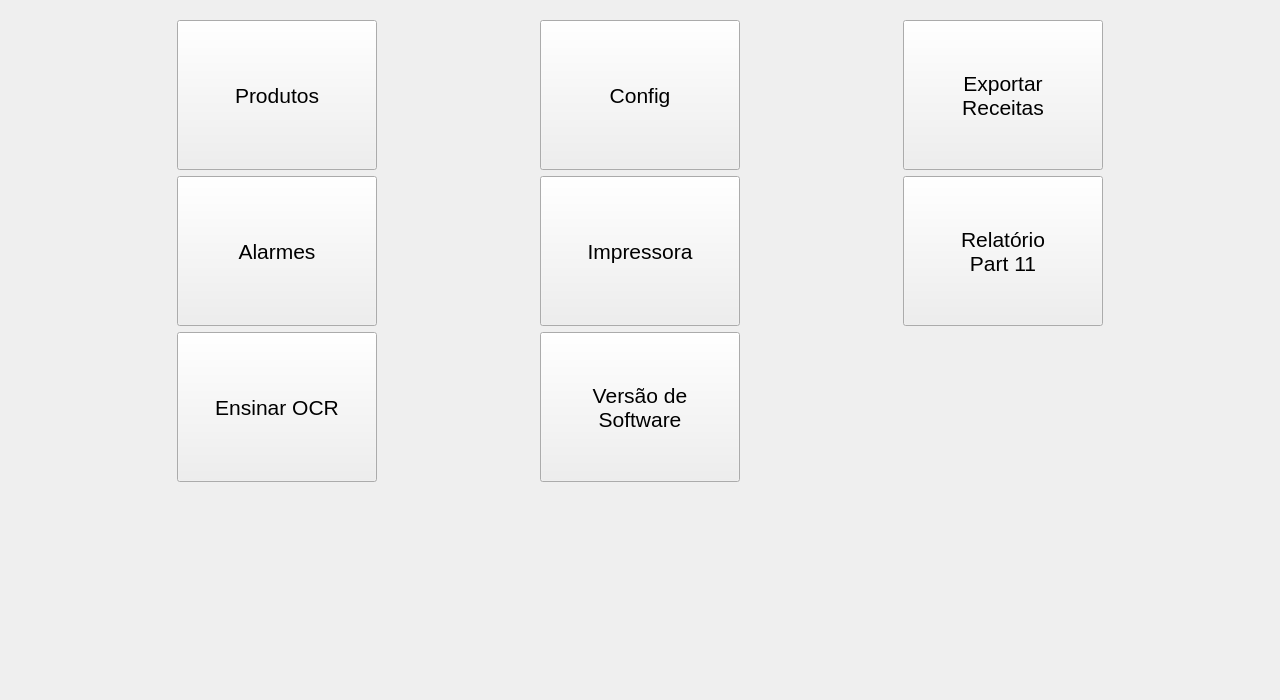
<?xml version="1.0" encoding="UTF-8"?>
<ui version="4.0">
 <class>FormMainMenuH</class>
 <widget class="QWidget" name="FormMainMenuH">
  <property name="geometry">
   <rect>
    <x>0</x>
    <y>0</y>
    <width>1280</width>
    <height>700</height>
   </rect>
  </property>
  <property name="windowTitle">
   <string>Form</string>
  </property>
  <layout class="QVBoxLayout" name="verticalLayout_2">
   <item>
    <widget class="QFrame" name="frame">
     <layout class="QGridLayout" name="gridLayout">
      <item row="1" column="0">
       <widget class="ButtonBeR" name="btn_alarms">
        <property name="minimumSize">
         <size>
          <width>200</width>
          <height>150</height>
         </size>
        </property>
        <property name="maximumSize">
         <size>
          <width>200</width>
          <height>150</height>
         </size>
        </property>
        <property name="font">
         <font>
          <pointsize>16</pointsize>
         </font>
        </property>
        <property name="autoFillBackground">
         <bool>true</bool>
        </property>
        <property name="text">
         <string>Alarmes</string>
        </property>
        <property name="icon">
         <iconset resource="../res/icons.qrc">
          <normaloff>:/icons/alarmsslogs.png</normaloff>:/icons/alarmsslogs.png</iconset>
        </property>
        <property name="iconSize">
         <size>
          <width>32</width>
          <height>32</height>
         </size>
        </property>
        <property name="bgIcon">
         <iconset resource="../res/icons.qrc">
          <normaloff>:/icons/bt-blank.png</normaloff>
          <normalon>:/icons/bt-blank_pressed.png</normalon>:/icons/bt-blank.png</iconset>
        </property>
        <property name="bgIconSize">
         <size>
          <width>100</width>
          <height>100</height>
         </size>
        </property>
       </widget>
      </item>
      <item row="0" column="0">
       <widget class="ButtonBeR" name="btn_products">
        <property name="minimumSize">
         <size>
          <width>200</width>
          <height>150</height>
         </size>
        </property>
        <property name="maximumSize">
         <size>
          <width>200</width>
          <height>150</height>
         </size>
        </property>
        <property name="font">
         <font>
          <pointsize>16</pointsize>
         </font>
        </property>
        <property name="autoFillBackground">
         <bool>true</bool>
        </property>
        <property name="text">
         <string>Produtos</string>
        </property>
        <property name="icon">
         <iconset resource="../res/icons.qrc">
          <normaloff>:/icons/prod.png</normaloff>:/icons/prod.png</iconset>
        </property>
        <property name="iconSize">
         <size>
          <width>24</width>
          <height>38</height>
         </size>
        </property>
        <property name="bgIcon">
         <iconset resource="../res/icons.qrc">
          <normaloff>:/icons/bt-blank.png</normaloff>
          <normalon>:/icons/bt-blank_pressed.png</normalon>:/icons/bt-blank.png</iconset>
        </property>
        <property name="bgIconSize">
         <size>
          <width>100</width>
          <height>100</height>
         </size>
        </property>
       </widget>
      </item>
      <item row="1" column="1">
       <widget class="ButtonBeR" name="btn_printer">
        <property name="minimumSize">
         <size>
          <width>200</width>
          <height>150</height>
         </size>
        </property>
        <property name="maximumSize">
         <size>
          <width>200</width>
          <height>150</height>
         </size>
        </property>
        <property name="font">
         <font>
          <pointsize>16</pointsize>
         </font>
        </property>
        <property name="autoFillBackground">
         <bool>true</bool>
        </property>
        <property name="text">
         <string>Impressora</string>
        </property>
        <property name="icon">
         <iconset resource="../res/icons.qrc">
          <normaloff>:/icons/printer.png</normaloff>:/icons/printer.png</iconset>
        </property>
        <property name="iconSize">
         <size>
          <width>32</width>
          <height>32</height>
         </size>
        </property>
        <property name="bgIcon">
         <iconset resource="../res/icons.qrc">
          <normaloff>:/icons/bt-blank.png</normaloff>
          <normalon>:/icons/bt-blank_pressed.png</normalon>:/icons/bt-blank.png</iconset>
        </property>
        <property name="bgIconSize">
         <size>
          <width>100</width>
          <height>100</height>
         </size>
        </property>
       </widget>
      </item>
      <item row="0" column="1">
       <widget class="ButtonBeR" name="btn_config">
        <property name="minimumSize">
         <size>
          <width>200</width>
          <height>150</height>
         </size>
        </property>
        <property name="maximumSize">
         <size>
          <width>200</width>
          <height>150</height>
         </size>
        </property>
        <property name="font">
         <font>
          <pointsize>16</pointsize>
         </font>
        </property>
        <property name="autoFillBackground">
         <bool>true</bool>
        </property>
        <property name="text">
         <string>Config</string>
        </property>
        <property name="icon">
         <iconset resource="../res/icons.qrc">
          <normaloff>:/icons/settings.png</normaloff>:/icons/settings.png</iconset>
        </property>
        <property name="iconSize">
         <size>
          <width>32</width>
          <height>32</height>
         </size>
        </property>
        <property name="bgIcon">
         <iconset resource="../res/icons.qrc">
          <normaloff>:/icons/bt-blank.png</normaloff>
          <normalon>:/icons/bt-blank_pressed.png</normalon>:/icons/bt-blank.png</iconset>
        </property>
        <property name="bgIconSize">
         <size>
          <width>100</width>
          <height>100</height>
         </size>
        </property>
       </widget>
      </item>
      <item row="0" column="2">
       <widget class="ButtonBeR" name="btn_export_data">
        <property name="minimumSize">
         <size>
          <width>200</width>
          <height>150</height>
         </size>
        </property>
        <property name="maximumSize">
         <size>
          <width>200</width>
          <height>150</height>
         </size>
        </property>
        <property name="font">
         <font>
          <pointsize>16</pointsize>
         </font>
        </property>
        <property name="autoFillBackground">
         <bool>true</bool>
        </property>
        <property name="text">
         <string>Exportar
Receitas</string>
        </property>
        <property name="icon">
         <iconset resource="../res/icons.qrc">
          <normaloff>:/icons/usb_pendrive.png</normaloff>:/icons/usb_pendrive.png</iconset>
        </property>
        <property name="iconSize">
         <size>
          <width>36</width>
          <height>16</height>
         </size>
        </property>
        <property name="bgIcon">
         <iconset resource="../res/icons.qrc">
          <normaloff>:/icons/bt-blank.png</normaloff>
          <normalon>:/icons/bt-blank_pressed.png</normalon>:/icons/bt-blank.png</iconset>
        </property>
        <property name="bgIconSize">
         <size>
          <width>100</width>
          <height>100</height>
         </size>
        </property>
       </widget>
      </item>
      <item row="1" column="2">
       <widget class="ButtonBeR" name="btn_part11">
        <property name="minimumSize">
         <size>
          <width>200</width>
          <height>150</height>
         </size>
        </property>
        <property name="maximumSize">
         <size>
          <width>200</width>
          <height>150</height>
         </size>
        </property>
        <property name="font">
         <font>
          <pointsize>16</pointsize>
         </font>
        </property>
        <property name="autoFillBackground">
         <bool>true</bool>
        </property>
        <property name="text">
         <string>Relatório
Part 11</string>
        </property>
        <property name="icon">
         <iconset resource="../res/icons.qrc">
          <normaloff>:/icons/p11.png</normaloff>:/icons/p11.png</iconset>
        </property>
        <property name="iconSize">
         <size>
          <width>27</width>
          <height>32</height>
         </size>
        </property>
        <property name="bgIcon">
         <iconset resource="../res/icons.qrc">
          <normaloff>:/icons/bt-blank.png</normaloff>
          <normalon>:/icons/bt-blank_pressed.png</normalon>:/icons/bt-blank.png</iconset>
        </property>
        <property name="bgIconSize">
         <size>
          <width>100</width>
          <height>100</height>
         </size>
        </property>
       </widget>
      </item>
      <item row="2" column="1">
       <widget class="ButtonBeR" name="btn_version">
        <property name="minimumSize">
         <size>
          <width>200</width>
          <height>150</height>
         </size>
        </property>
        <property name="maximumSize">
         <size>
          <width>200</width>
          <height>150</height>
         </size>
        </property>
        <property name="font">
         <font>
          <pointsize>16</pointsize>
         </font>
        </property>
        <property name="autoFillBackground">
         <bool>true</bool>
        </property>
        <property name="text">
         <string>Versão de
Software</string>
        </property>
        <property name="icon">
         <iconset resource="../res/icons.qrc">
          <normaloff>:/icons/info.png</normaloff>:/icons/info.png</iconset>
        </property>
        <property name="iconSize">
         <size>
          <width>27</width>
          <height>32</height>
         </size>
        </property>
        <property name="bgIcon">
         <iconset resource="../res/icons.qrc">
          <normaloff>:/icons/bt-blank.png</normaloff>
          <normalon>:/icons/bt-blank_pressed.png</normalon>:/icons/bt-blank.png</iconset>
        </property>
        <property name="bgIconSize">
         <size>
          <width>100</width>
          <height>100</height>
         </size>
        </property>
       </widget>
      </item>
      <item row="2" column="0">
       <widget class="ButtonBeR" name="btn_learning">
        <property name="minimumSize">
         <size>
          <width>200</width>
          <height>150</height>
         </size>
        </property>
        <property name="font">
         <font>
          <pointsize>16</pointsize>
         </font>
        </property>
        <property name="autoFillBackground">
         <bool>true</bool>
        </property>
        <property name="text">
         <string>Ensinar OCR</string>
        </property>
        <property name="icon">
         <iconset resource="../res/icons.qrc">
          <normaloff>:/icons/book-alt-2.png</normaloff>:/icons/book-alt-2.png</iconset>
        </property>
        <property name="iconSize">
         <size>
          <width>32</width>
          <height>32</height>
         </size>
        </property>
        <property name="bgIcon">
         <iconset resource="../res/icons.qrc">
          <normaloff>:/icons/bt-blank.png</normaloff>
          <normalon>:/icons/bt-blank_pressed.png</normalon>:/icons/bt-blank.png</iconset>
        </property>
        <property name="bgIconSize">
         <size>
          <width>100</width>
          <height>100</height>
         </size>
        </property>
       </widget>
      </item>
     </layout>
    </widget>
   </item>
   <item>
    <widget class="QFrame" name="frame_login">
     <property name="styleSheet">
      <string notr="true">image: url(:/images/bg.png);</string>
     </property>
     <property name="frameShape">
      <enum>QFrame::NoFrame</enum>
     </property>
     <property name="frameShadow">
      <enum>QFrame::Plain</enum>
     </property>
     <layout class="QVBoxLayout" name="verticalLayout"/>
    </widget>
   </item>
  </layout>
 </widget>
 <customwidgets>
  <customwidget>
   <class>ButtonBeR</class>
   <extends>QPushButton</extends>
   <header>buttonber.h</header>
  </customwidget>
 </customwidgets>
 <resources>
  <include location="../res/icons.qrc"/>
 </resources>
 <connections/>
</ui>
